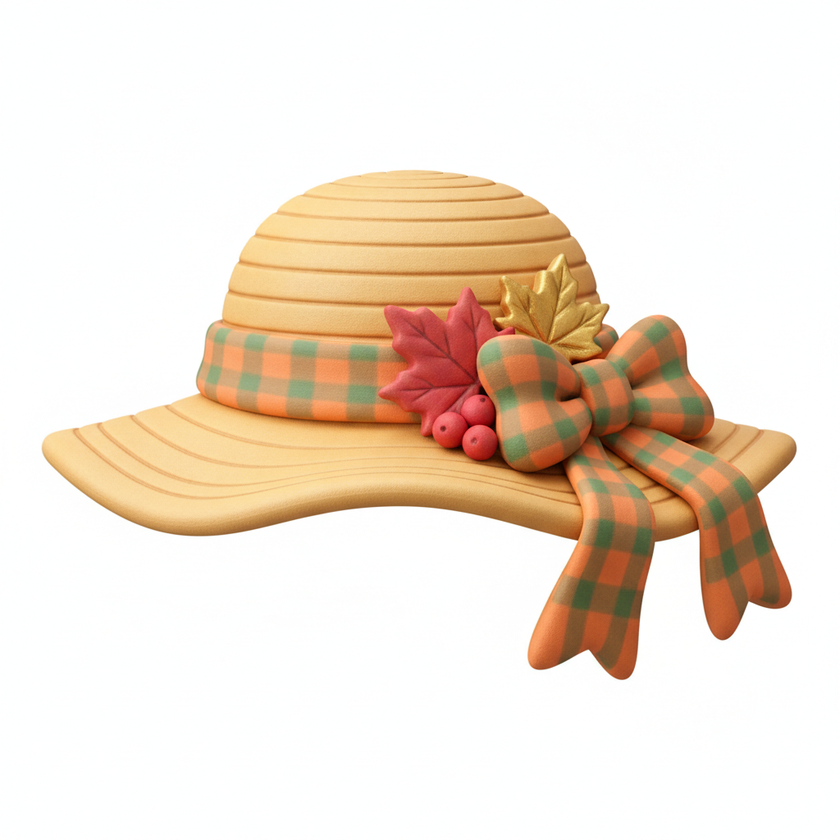
#> input picture tools/hats_src/cute_hat_straw.src.png, 840 x 840 px, shrunk from 1024 x 1024 before the run, given in place of cute_hat_straw.src.png.src.png, which was not available
$ python -i gen_emotes.py   (imports and definitions only)
#> lines starting #> are read from the running program, lines starting #| are printed output that depends on the picture; after the words box and inside, x2 and y2 are one past the last pixel; in counts of white or black regions, pixels touching at a corner belong together; pictures that were not available may be replaced by others from this repository, and a replacement may not be noted
#!/usr/bin/env python3
# The village's EMOTES: what pops out over a creature's head instead of words.
# System emoji looked generic next to the clay world, so these are the world's
# own — kawaii clay 3D icons with a Chuseok flavour, rendered on a saturated
# BLUE backdrop (several of them are white: rice cakes, the moon rabbit — a
# white studio could not be keyed out) and cut here.
#   gen_emotes.py            render what is missing (tools/emotes_src) + cut all
#   gen_emotes.py star note  redo these
# Output: public/fx/emote_<name>.png
import base64, json, os, re, sys, time, urllib.request
import numpy as np
from PIL import Image, ImageFilter
ROOT = os.path.dirname(os.path.dirname(os.path.abspath(__file__)))
SRC = os.path.join(ROOT, "tools", "emotes_src")
OUT = os.path.join(ROOT, "public", "fx")
def env(key):
    with open(os.path.join(ROOT, ".env")) as f:
        for line in f:
            m = re.match(rf"^{key}=(.*)$", line.strip())
            if m: return m.group(1)
# [1 line that did not run here, left out]
G = "https://generativelanguage.googleapis.com/v1beta"
STYLE = ("Adorable kawaii 3D icon sculpted from soft matte modelling clay, like a collectible vinyl toy charm: very chubby, "
         "puffy rounded volumes, smooth soft shading, gentle subsurface glow, soft studio lighting, saturated cheerful colors. "
         "Where it has a face: tiny glossy black button eyes set wide apart, rosy blush cheeks, a tiny smile. "
         "ONE icon only, seen from the front, centered and filling most of the frame, isolated on a plain, flat, solid, "
         "saturated pure BLUE background (#0038FF) with NO gradient, no floor, no shadow, no text, no border.")
EMOTES = {
    "heart": "a big puffy glossy red heart with a small soft highlight, no face, slightly tilted, with two tiny pink hearts floating beside it",
    "songpyeon": "three plump Korean songpyeon rice cakes (half-moon shaped dumpling-like rice cakes with a pinched seam along the curved edge) snuggled together: one white, one soft pink, one soft mugwort green; the front white one has a cute happy face; a tiny green pine needle sprig on top",
    "moon": "a big round golden-yellow full moon with soft craters and a sleepy happy face, and a tiny white moon rabbit with long ears hugging it from the side",
    "star": "a very chubby puffy yellow five-pointed star with rounded points and a joyful laughing face (closed happy eyes, open smiling mouth), with two tiny sparkles beside it",
    "note": "a chubby pair of beamed music notes (a double eighth note: two round note heads joined by stems and a thick beam) as a free-standing object in warm orange-pink, bouncing at a playful tilt, a small happy face on the bigger note head, two tiny yellow sparkles beside it; NOT on a disc, badge, coin or circle — just the notes themselves",
    "persimmon": "a plump round orange Korean persimmon with a green four-leaf calyx on top, laughing out loud with closed happy eyes and a wide open smiling mouth, tiny tears of joy",
}
def gen(name):
    os.makedirs(SRC, exist_ok=True)
    path = os.path.join(SRC, f"{name}.src.png")
    req = urllib.request.Request(f"{G}/models/gemini-2.5-flash-image:generateContent",
        data=json.dumps({"contents":[{"parts":[{"text": f"{EMOTES[name]}. {STYLE}"}]}],"generationConfig":{"responseModalities":["IMAGE"]}}).encode(),
        headers={"Content-Type":"application/json","x-goog-api-key":KEY})
    for attempt in range(4):
        try:
            with urllib.request.urlopen(req, timeout=300) as r: j = json.load(r)
            parts = j.get("candidates",[{}])[0].get("content",{}).get("parts",[])
            inline = next((p.get("inlineData") or p.get("inline_data") for p in parts if p.get("inlineData") or p.get("inline_data")), None)
            if inline:
                open(path,"wb").write(base64.b64decode(inline["data"])); return f"saved {name}"
            time.sleep(3)
        except urllib.error.HTTPError as e:
            if e.code == 429: time.sleep(40); continue
            return f"ERR {name} {e.code}"
    return f"FAILED {name}"

def dilate(mask, px):
    return np.asarray(Image.fromarray((mask * 255).astype(np.uint8)).filter(ImageFilter.MaxFilter(px * 2 + 1))) > 127

def cut(name):
#> called with name = 'hats_src/cute_hat_straw.src.png'
    rgb = np.asarray(Image.open(os.path.join(SRC, f"{name}.src.png")).convert("RGB")).astype(np.float32)
    h, w, _ = rgb.shape
#> h = 840; w = 840
    # the backdrop's colour = the border's median; background = close to it AND connected to the border
    border = np.concatenate([rgb[:6].reshape(-1, 3), rgb[-6:].reshape(-1, 3), rgb[:, :6].reshape(-1, 3), rgb[:, -6:].reshape(-1, 3)])
    bg = np.median(border, axis=0)
#> bg = [254, 255, 255]
    dist = np.sqrt(((rgb - bg) ** 2).sum(axis=2))
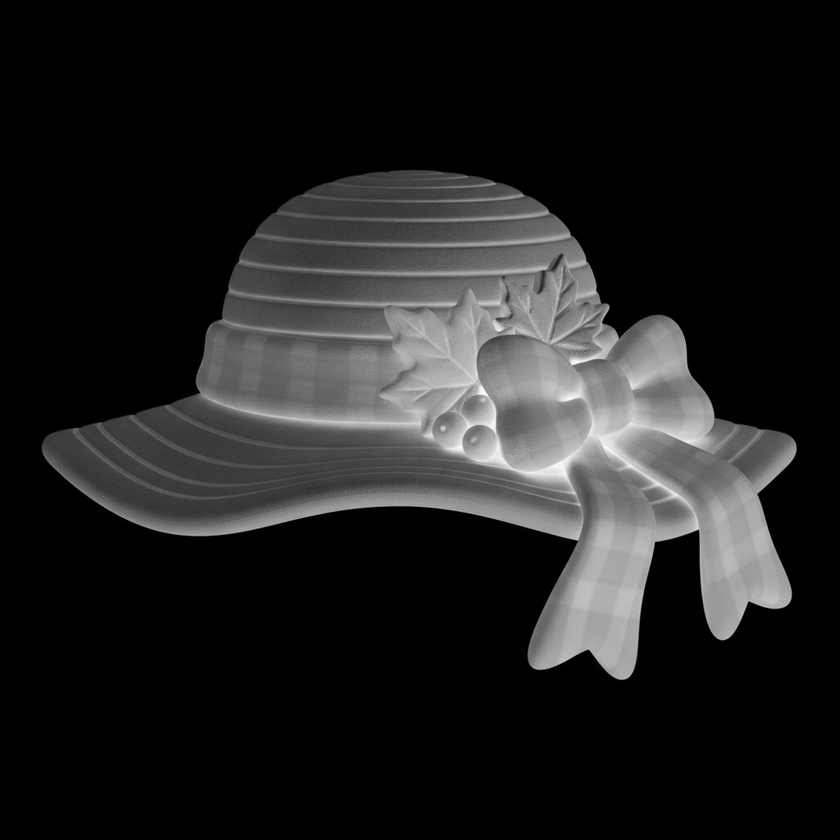
#> dist: shape (840, 840) float32; min 0, max 438.2, mean 54.9; drawn with min black and max white
    bluish = (dist < 95) | ((rgb[..., 2] > 150) & (rgb[..., 2] - np.maximum(rgb[..., 0], rgb[..., 1]) > 70))
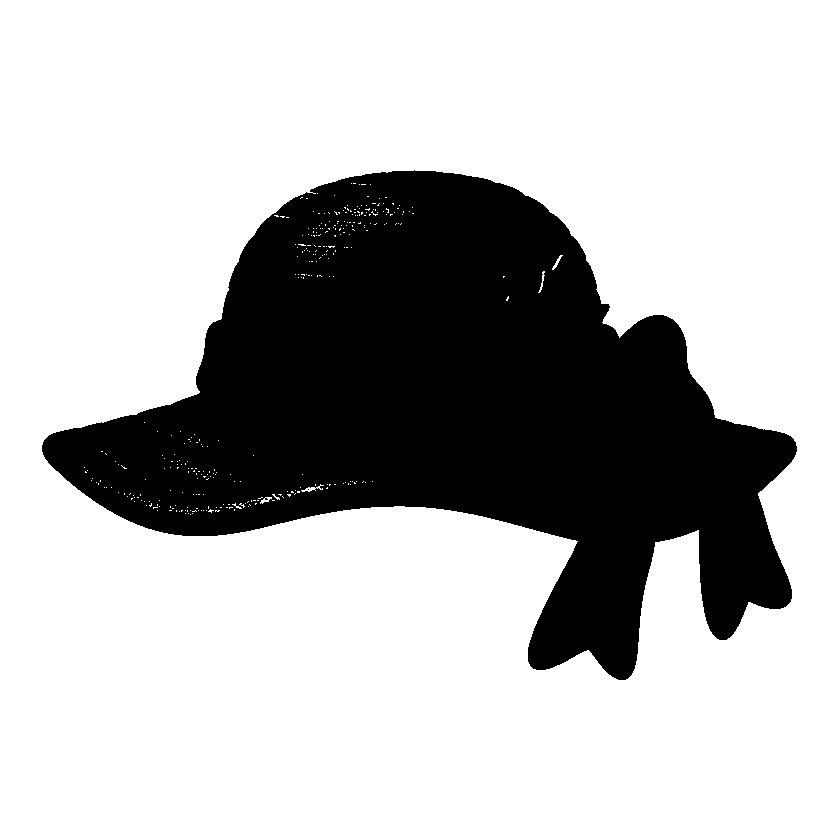
#> bluish: shape (840, 840) bool; 73.3% white; 2 black regions (1 under 20 px), largest, box (x1, y1, x2, y2) and area: (42, 170, 797, 680) 188418
    reach = np.zeros((h, w), bool)
    reach[0, :] = reach[-1, :] = reach[:, 0] = reach[:, -1] = True
    reach &= bluish
#> reach: shape (840, 840) bool; 0.48% white in thin lines or dots
    while True:
        g = dilate(reach, 3) & bluish
        if (g == reach).all(): break
        reach = g
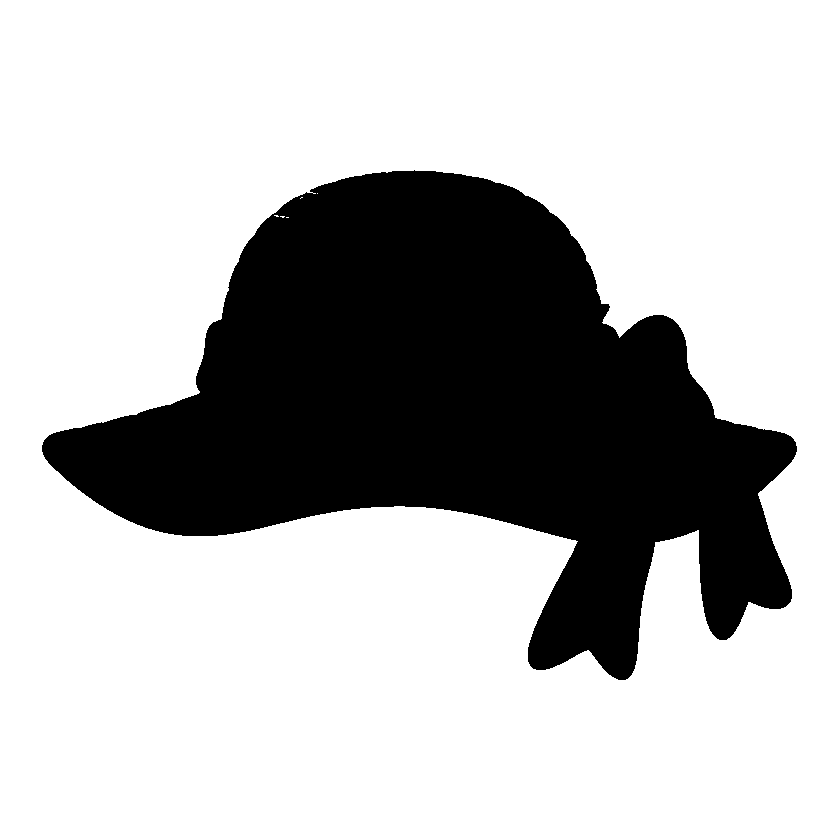
#> reach: shape (840, 840) bool; 73.2% white; 1 black region, box (x1, y1, x2, y2) and area: (42, 170, 797, 680) 189264
    gone = bluish & (reach | True)  # pockets of backdrop inside the icon (between the two notes, under an ear) go too: nothing in these icons is that blue
    solid = ~dilate(gone, 1)
#> solid: shape (840, 840) bool; 25.8% white; 10 white regions (9 under 20 px), largest, box (x1, y1, x2, y2) and area: (43, 172, 796, 679) 182039
    alpha = np.asarray(Image.fromarray((solid * 255).astype(np.uint8)).filter(ImageFilter.GaussianBlur(1.0))).astype(np.float32) / 255
    # un-mix the blue that bled into the soft edge
    a3 = np.clip(alpha, 0.25, 1)[..., None]
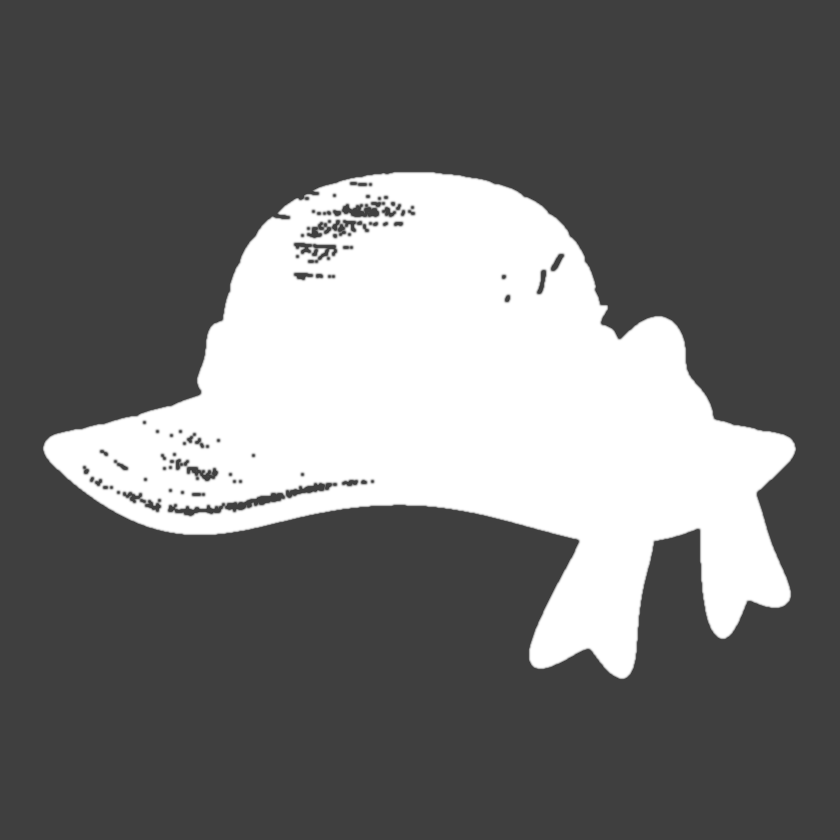
#> a3: shape (840, 840, 1) float32; min 0.25, max 1, mean 0.441
    rim = (alpha < 0.98)[..., None]
#> rim: shape (840, 840, 1) bool; 75.7% white; 8 black regions (6 under 20 px), largest, box (x1, y1, x2, y2) and area: (45, 174, 794, 677) 171609, (340, 215, 353, 219) 31
    col = np.where(rim, np.clip((rgb - (1 - a3) * bg) / a3, 0, 255), rgb)
    # and whatever blue cast is left on the rim: pull blue down to the larger of red / green there
    edge = dilate(~solid, 3) & solid
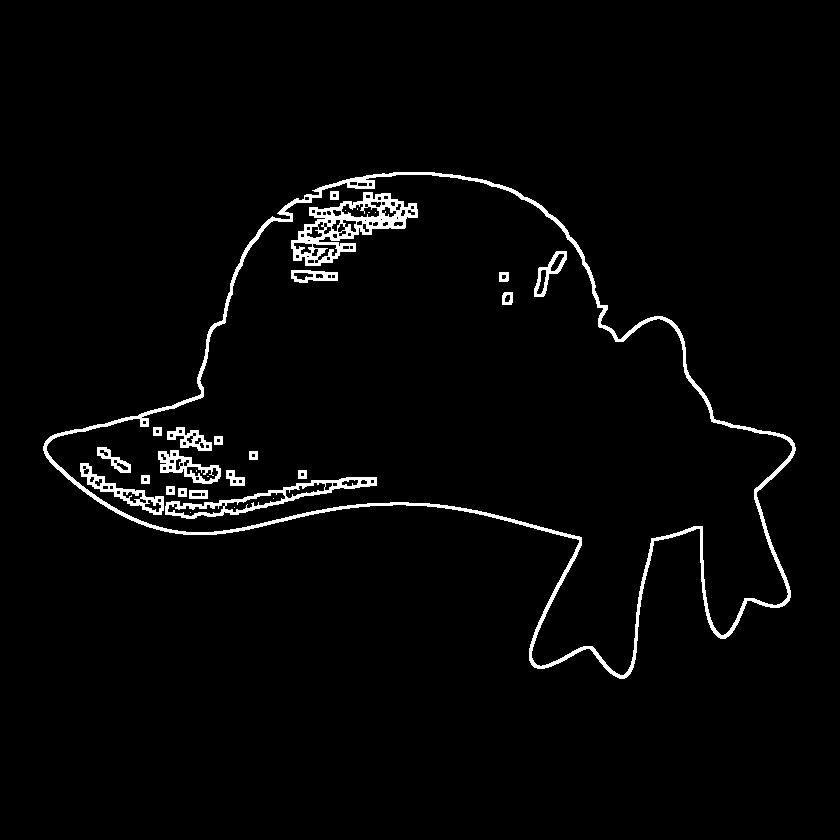
#> edge: shape (840, 840) bool; 2.7% white; 30 white regions (9 under 20 px), largest, box (x1, y1, x2, y2) and area: (43, 172, 796, 679) 9599, (291, 192, 418, 266) 3192, (165, 477, 377, 519) 1761
    cap = np.maximum(col[..., 0], col[..., 1])
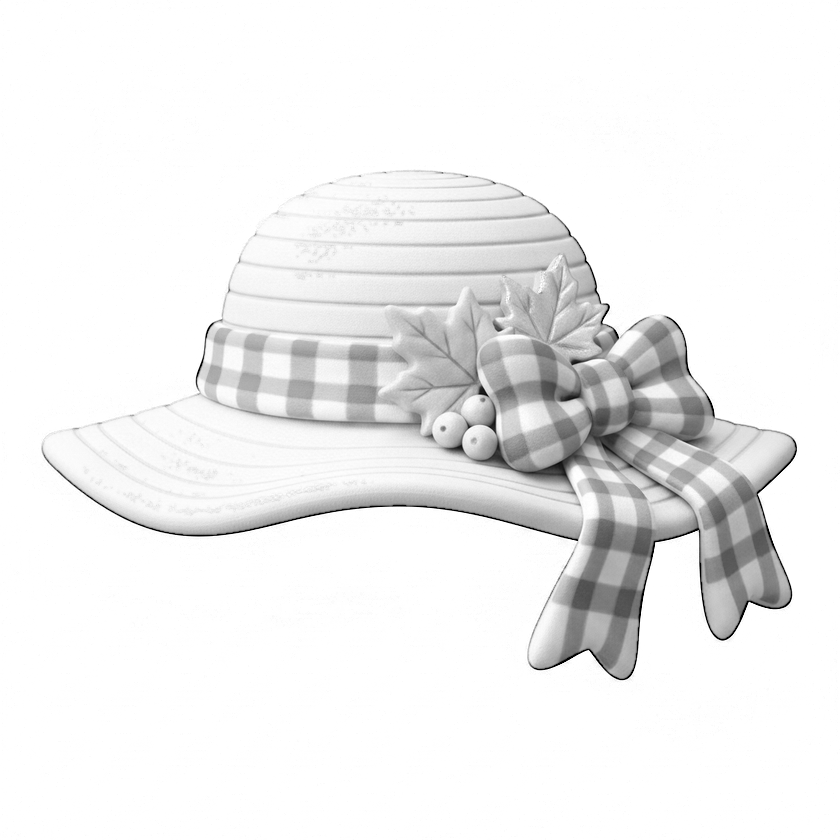
#> cap: shape (840, 840) float32; min 0, max 255, mean 239.7
    col[..., 2] = np.where(edge & (col[..., 2] > cap), cap, col[..., 2])
    im = Image.fromarray(np.dstack([col, alpha * 255]).astype(np.uint8))
    im = im.crop(im.getbbox())
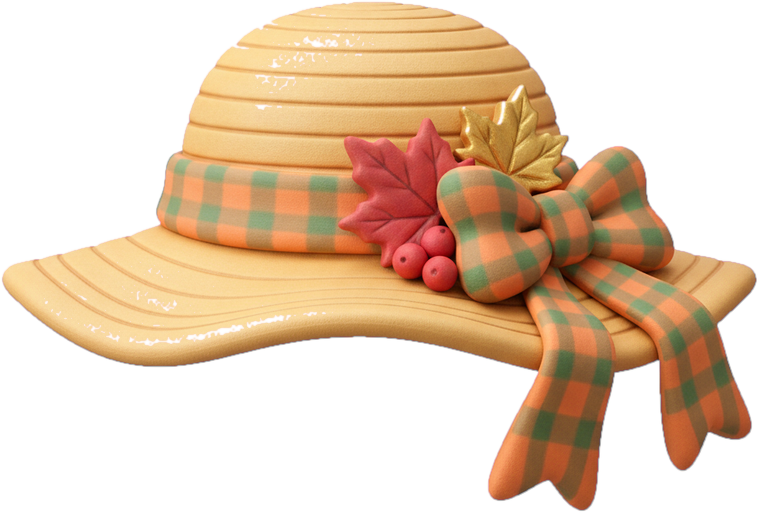
#> im: PIL image 759x513 RGBA; mean R, G, B, A 226.5, 199.4, 173.1, 119.2; transparent parts drawn white
    im.thumbnail((360, 360), Image.LANCZOS)
#> im: PIL image 360x243 RGBA
    im.save(os.path.join(OUT, f"emote_{name}.png"), optimize=True)
    return f"cut {name} {im.size}"

# [7 lines not run here, left out]

>>> result = cut('hats_src/cute_hat_straw.src.png')
